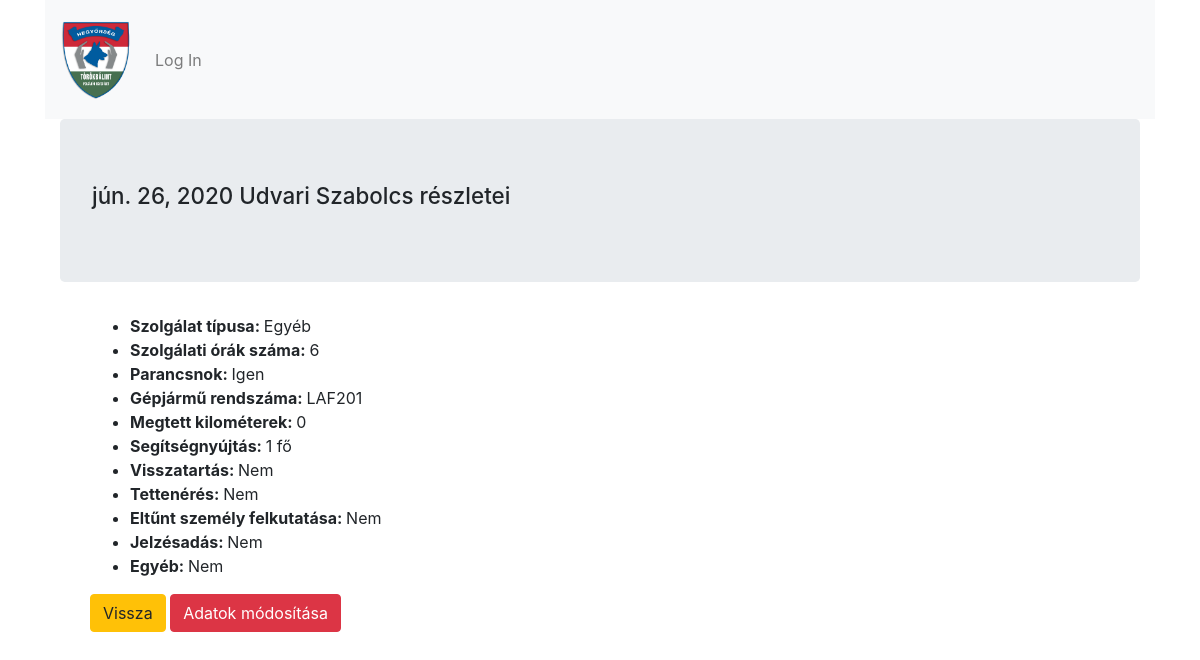
The page /time_sheet/duty_detail/49/ on the database as committed earlier.
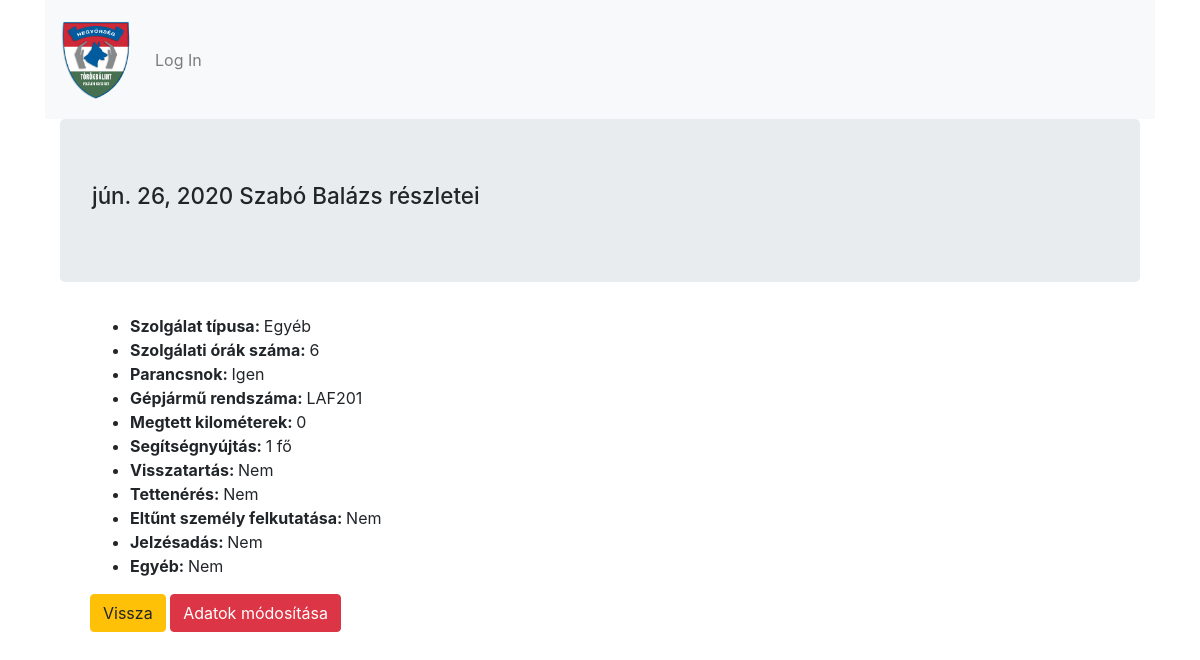
The same page on the database as committed later.
### time_sheet/models.py (models this page shows, shortened)
class Duty(models.Model):
    s_types = (('O', 'Önálló'),('R','Rendőrrel közös'),('Re','Rendezvénybiztosítás'),('K', 'Kutyás'),('E', 'Egyéb'))
    member = models.ForeignKey('time_sheet.Member', on_delete = models.SET_DEFAULT, verbose_name= ('Szolgálatot ellátó személy'), default=5)
    duty_type = models.CharField(max_length=2, choices = s_types, default='O',verbose_name= ('Szolgálat típusa'))
    date = models.DateField(verbose_name= ('Dátum'))
    hours = models.PositiveSmallIntegerField(default=0, verbose_name= ('Szolgálati órák'))
    commander = models.BooleanField(default=False, verbose_name= ('Járőrparancsnok'))
    kms = models.PositiveSmallIntegerField(default=0, verbose_name= ('Megtett kilométerek'))
    plate = models.ForeignKey('time_sheet.Car', on_delete = models.CASCADE, verbose_name= ('Rendszám'), blank=True, null=True)
    help = models.PositiveSmallIntegerField(default=0, verbose_name= ('Segítségnyújtás (fő)'))
    retention = models.BooleanField(default=False, verbose_name= ('Visszatartás'))
    caught = models.BooleanField(default=False, verbose_name= ('Tettenérés'))
    missing = models.BooleanField(default=False, verbose_name= ('Eltűnt személy felkutatása'))
    signal = models.BooleanField(default=False, verbose_name= ('Jelzésadás'))
    other = models.BooleanField(default=False, verbose_name= ('Egyéb eset'))
    class Meta():
        unique_together = ('member', 'date', 'duty_type')

class Member(models.Model):
    last_name = models.CharField(max_length=256, verbose_name= ('Vezetéknév'))
    first_name = models.CharField(max_length=256, verbose_name= ('Keresztnév'))
    id_number = models.CharField(max_length=20, blank=True, null=True, verbose_name= ('Igazolvány szám'))
    pmpsz_number = models.CharField(max_length=8, unique=True, blank=True, null=True, verbose_name= ('PMPSZ azonosító'))
    young = models.BooleanField(default=False, verbose_name= ('Ifjú polgárőr'))
    dog = models.BooleanField(default=False, verbose_name= ('Kutyás polgárőr'))
    motor = models.BooleanField(default=False, verbose_name= ('Motoros polgárőr'))
    reg_date = models.DateTimeField(default=timezone.now)
    active = models.BooleanField(default=True, verbose_name= ('Aktív tag'))
    class Meta():
        unique_together = ('first_name', 'last_name')
        ordering = ['last_name']
    def __str__(self):
        return self.last_name + ' ' + self.first_name

class Car(models.Model):
    fuel_types = (('B','Benzin'),('D','Gázolaj'),('G','Gáz'))
    car_type = models.CharField(max_length=150, verbose_name= ('Típus'), blank=True, null=True)
    car_plate = models.CharField(max_length=6, verbose_name= ('Rendszám'), unique=True)
    fuel_type = models.CharField(max_length=1, choices = fuel_types, default='O',verbose_name= ('Üzemanyag típusa'))
    ccm = models.PositiveSmallIntegerField(verbose_name= ('Lökettérfogat'))
    def __str__(self):
        return self.car_plate

### time_sheet/views.py (the view)
# urls.py: path('duty_detail/<int:pk>/', views.DutyDetail.as_view(), name='duty_detail'),
class DutyDetail(DetailView,LoginRequiredMixin):
    login_url = '/login/'
    model = models.Duty

### time_sheet/templates/time_sheet/duty_detail.html (shortened to what this page needs)
{% extends 'base.html' %}
{% block content_block %}
<div class='jumbotron'>
  <h1>{{duty.date}}  {{duty.member}} részletei</h1>
</div>
<div class="container">
  <div class="container member-list">
  <ul>
<li><strong>Szolgálat típusa: </strong>{{duty.get_duty_type_display}}</li>
<li><strong>Szolgálati órák száma: </strong>{{duty.hours}}</li>
<li><strong>Parancsnok: </strong>{% if duty.commander %}Igen {% else %}Nem{% endif %}</li>
{% if duty.commander %}
<li><strong>Gépjármű rendszáma: </strong>{{duty.plate}}</li>
<li><strong>Megtett kilométerek: </strong>{{duty.kms}}</li>
<li><strong>Segítségnyújtás: </strong>{{duty.help}} fő</li>
<li><strong>Visszatartás: </strong>{% if duty.retention %}Igen {% else %}Nem{% endif %}</li>
<li><strong>Tettenérés: </strong>{% if duty.caught %}Igen {% else %}Nem{% endif %}</li>
<li><strong>Eltűnt személy felkutatása: </strong>{% if duty.missing %}Igen {% else %}Nem{% endif %}</li>
<li><strong>Jelzésadás: </strong>{% if duty.signal %}Igen {% else %}Nem{% endif %}</li>
<li><strong>Egyéb: </strong>{% if duty.other %}Igen {% else %}Nem{% endif %}</li>
{% endif %}
  </ul>
  <a href="{% url 'time_sheet:duty_list' %}" class="btn btn-warning">Vissza</a>
  <a href="{% url 'time_sheet:duty_update' pk=duty.pk %}" class="btn btn-danger">Adatok módosítása</a>
</div>
</div>
{% endblock %}

### templates/base.html (shortened to what this page needs)
<!DOCTYPE html>
{% load static %}
{% load bootstrap4 %}
<html lang="hu" dir="ltr">
<head>
  {% bootstrap_css %}
  <link href="https://stackpath.bootstrapcdn.com/font-awesome/4.7.0/css/font-awesome.min.css" rel="stylesheet">
  <link rel="stylesheet" href="https://code.jquery.com/ui/1.12.1/themes/base/jquery-ui.css">
  <link rel="stylesheet" href="{% static 'css/master.css' %}">
</head>
<body>
  <div class="container">
    <nav class="navbar navbar-expand-lg navbar-light bg-light">
      <a class="navbar-brand" href={% url 'home' %}><img src="{% static "media/logo.png" %}" alt="Hegyőrség" width="70"></a>
      <div class="collapse navbar-collapse" id="navbarSupportedContent">
        {% if user.is_authenticated %}
        <ul class="navbar-nav mr-auto">
          <li class="nav-item">
            <a class="nav-link" href="{% url 'time_sheet:member_list' %}">Tagok <span class="sr-only">(current)</span></a>
          </li>
          <li class="nav-item">
            <a class="nav-link" href="{% url 'time_sheet:duty_list' %}">Szolgálatok</a>
          </li>
          <li class="nav-item">
            <a class="nav-link" href="{% url 'time_sheet:car_list' %}">Gépjárművek</a>
          </li>
          <li class="nav-item">
            <a class="nav-link" href="{% url 'admin:index' %}">Admin</a>
          </li>
        </ul>
        <ul class="nav navbar-nav navbar-right">
          <li><span class="nav-link disabled">{{user.username}}</span></a></li>
          <li><a class="nav-link" href="{% url 'accounts:logout' %}">Logout</a></li>
        </ul>
        {% else %}
        <ul class="nav navbar-nav navbar-right">
          <li class="nav-item"><a class="nav-link" href="{% url 'accounts:login' %}">Log In</a></li>
        </ul>
        {% endif %}
      </nav>
      <div class="content container mycontainer">
        {% block content_block %}{% endblock %}
      </div>
  </body>
  </html>

### static/css/master.css (style rules this page uses)
.container { margin-bottom: 20px }
h1, h2 { font-size: 1.4rem }

Rows that differ between the two databases and show on the page:
changed Duty "Egyéb": member "Udvari Szabolcs" → "Szabó Balázs"
